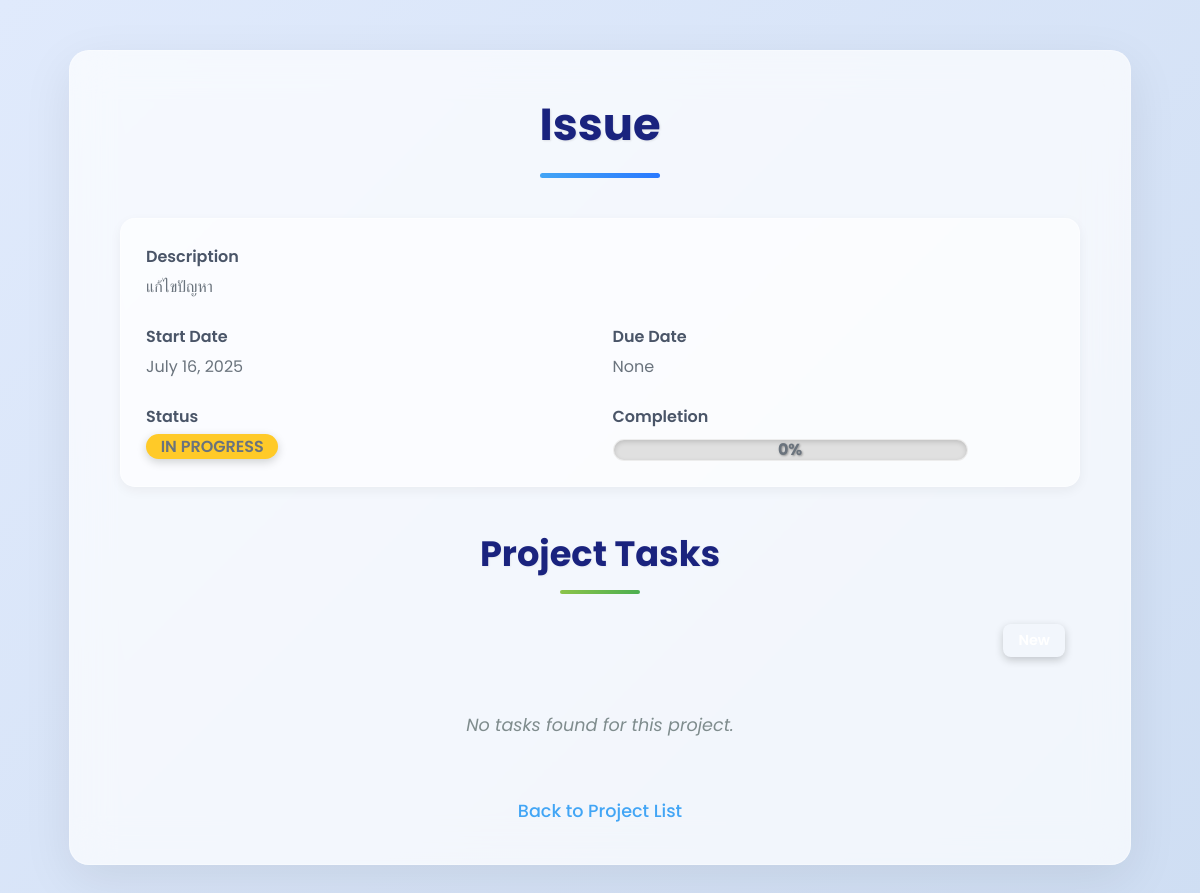
The page /project/5/ (signed in) on the database its author committed.
### MyTasks/models.py (models this page shows, shortened)
class Project(models.Model):
    STATUS_CHOICES = [
        ('to_do', 'To Do'),
        ('in_progress', 'In Progress'),
        ('completed', 'Completed'),
        ('on_hold', 'On Hold'),
    ]
    project_name = models.CharField(max_length=200)
    description = models.TextField()
    start_date = models.DateField()
    due_date = models.DateField(null=True, blank=True)
    status = models.CharField(max_length=20, choices=STATUS_CHOICES, default='to_do')

### MyTasks/views.py (the view, shortened to what this page needs)
# urls.py: path('project/<int:pk>/', ProjectDetailView.as_view(), name='project-detail'),
class ProjectDetailView(LoginRequiredMixin, DetailView):
    model = Project
    template_name = 'MyTasks/project_detail.html'
    context_object_name = 'project'
    def get_context_data(self, **kwargs):
        context = super().get_context_data(**kwargs)
        user = self.request.user # ดึงข้อมูลผู้ใช้ปัจจุบัน
        is_admin = user.is_staff or user.is_superuser
        base_tasks_queryset = self.object.tasks.all()
        if not is_admin:
            base_tasks_queryset = base_tasks_queryset.filter(assigned_to=user)
        all_project_tasks_for_completion = base_tasks_queryset
        total_tasks_for_completion = all_project_tasks_for_completion.count()
        completed_tasks_for_completion = all_project_tasks_for_completion.filter(status='completed').count()
        self.object.completion_percentage = 0
        if total_tasks_for_completion > 0:
            self.object.completion_percentage = int((completed_tasks_for_completion / total_tasks_for_completion) * 100)
        self.object.days_left = None
        self.object.is_due_soon = False
        self.object.nearing_completion_text = ""
        self.object.overdue_days_abs = None
        all_tasks = base_tasks_queryset.prefetch_related('subtasks', 'assigned_to')
        decorated_tasks = []
        context['main_tasks'] = decorated_tasks
        print(f"\n--- Debugging Project Detail for Project PK: {self.object.pk} ---")
        print(f"Project Name: {self.object.project_name}")
        print(f"Is Admin: {is_admin}") # เพิ่ม debug สำหรับ is_admin
        print(f"Total tasks for completion (filtered): {total_tasks_for_completion}") # ระบุว่าอาจมีการกรองแล้ว
        print(f"Completed tasks for completion (filtered): {completed_tasks_for_completion}") # ระบุว่าอาจมีการกรองแล้ว
        print(f"Calculated completion percentage: {self.object.completion_percentage}")
        print("--- End Debugging ---\n")
        return context

### MyTasks/templates/MyTasks/project_detail.html (shortened to what this page needs)
<!DOCTYPE html>
<html lang="en">
<head>
    <link rel="stylesheet" href="https://cdn.jsdelivr.net/npm/bootstrap-icons@1.11.3/font/bootstrap-icons.min.css">
</head>
<body>
    <div class="dashboard-container">
        <div class="header">
            <h1>{{ project.project_name }}</h1>
            <span class="header-underline"></span>
        </div>
        <div class="project-details">
            <div class="detail-item description">
                <strong>Description</strong>
                <span>{{ project.description }}</span>
            </div>
            <div class="detail-item">
                <strong>Start Date</strong>
                <span>{{ project.start_date }}</span>
            </div>
            <div class="detail-item">
                <strong>Due Date</strong>
                <span>
                    {{ project.due_date }}
                </span>
            </div>
            <div class="detail-item">
                <strong>Status</strong>
                <span class="project-status project-status-{{ project.status|lower|slugify }}">
                    {{ project.get_status_display }}
                </span>
            </div>
            <div class="detail-item">
                <strong>Completion</strong>
                <div class="progress-bar-container">
                    <span class="progress-bar-text">{{ project.completion_percentage|stringformat:"d" }}%</span>
                </div>
            </div>
        </div>
        <div class="tasks-section">
            <h2>Project Tasks</h2>
            <span class="tasks-header-underline"></span>
            <div class="add-task-button-container">
                <a href="{% url 'task-create' project_pk=project.pk %}" class="add-task-button-new" title="Add New Task">
                </a>
            </div>
            <ul class="task-list">
                {% for task in main_tasks %}
                    {% if task.status != 'completed' %}
                        <li class="task-card {% if task.is_due_soon %}due-soon{% endif %}">
                            <div class="task-info">
                                <div class="task-info-header">
                                    <div class="task-info-name">
                                        {{ task.task_name }}
                                        {% if task.is_due_soon %}
                                            <span class="nearing-completion-text">Hurry up!</span>
                                        {% endif %}
                                        {% if task.subtasks_decorated|length > 0 %}
                                            <div class="subtask-progress-container">
                                                <div class="subtask-progress-fill" style="width: {{ task.subtask_completion_percentage }}%;"></div>
                                                <span class="subtask-progress-text">{{ task.subtask_completion_percentage|stringformat:"d" }}%</span>
                                            </div>
                                        {% endif %}
                                        <a href="{% url 'task-edit' pk=task.pk %}" class="edit-icon-button" title="Edit Task">
                                            Edit
                                        </a>
                                    </div>
                                    <div class="task-header-actions">
                                        {% if task.incomplete_subtask_count > 0 %}
                                            <button class="subtask-toggle-button" data-task-id="{{ task.pk }}">
                                                Show Subtasks ({{ task.incomplete_subtask_count }})
                                            </button>
                                        {% endif %}
                                        <span class="status-task status-task-{{ task.status|lower|slugify }}">
                                            {{ task.get_status_display }}
                                        </span>
                                    </div>
                                </div>
                                <div class="task-info-description">{{ task.description }}</div>
                                <div class="task-info-details">
                                    Assigned to: <strong>
                                    {% if task.assigned_to %}
                                        {{ task.assigned_to.first_name }} {{ task.assigned_to.last_name }}
                                    {% else %}
                                        Unassigned
                                    {% endif %}
                                    </strong>
                                    <span class="detail-separator">|</span>
                                    Due Date: <strong class="{% if task.is_due_soon %}due-date-nearing-completion{% endif %}">
                                        {{ task.due_date|date:"F j, Y" }}
                                        {% if task.due_date %}
                                            {% if task.days_left is not None %}
                                                {% if task.days_left > 0 %}
                                                    ({{ task.days_left }} days left)
                                                {% elif task.days_left == 0 %}
                                                    (Due Today!)
                                                {% else %}
                                                    ({{ task.overdue_days_abs }} days overdue!)
                                                {% endif %}
                                            {% endif %}
                                        {% endif %}
                                    </strong>
                                </div>
                            </div>
                            {% if task.subtasks_decorated|length > 0 %}
                                <div class="subtasks-container" id="subtasks-{{ task.pk }}">
                                    <h4>Subtasks:</h4>
                                    <ul class="subtask-list">
                                        {% for subtask in task.subtasks_decorated %}
                                            {% if subtask.status != 'completed' %}
                                                <li class="subtask-item {% if subtask.is_due_soon %}due-soon{% endif %}">
                                                    <div class="subtask-info">
                                                        <div class="subtask-info-name">
                                                            {{ subtask.task_name }}
                                                            <a href="{% url 'task-edit' pk=subtask.pk %}" class="edit-icon-button" title="Edit Subtask">
                                                                Edit
                                                            </a>
                                                            {% if subtask.is_due_soon %}
                                                                <span class="nearing-completion-text">Hurry up!</span>
                                                            {% endif %}
                                                        </div>
                                                        <div class="subtask-info-description">{{ subtask.description }}</div>
                                                        <div class="subtask-info-details">
                                                            Assigned to: <strong>
                                                            {% if subtask.assigned_to %}
                                                                {{ subtask.assigned_to.first_name }} {{ subtask.assigned_to.last_name }}
                                                            {% else %}
                                                                Unassigned
                                                            {% endif %}
                                                            </strong>
                                                            <span class="detail-separator">|</span>
                                                            Due Date: <strong class="{% if subtask.is_due_soon %}due-date-nearing-completion{% endif %}">
                                                            {{ subtask.due_date|date:"F j, Y" }}
                                                            {% if subtask.due_date %}
                                                                {% if subtask.days_left is not None %}
                                                                    {% if subtask.days_left > 0 %}
                                                                        ({{ subtask.days_left }} days left)
                                                                    {% elif subtask.days_left == 0 %}
                                                                        (Due Today!)
                                                                    {% else %}
                                                                        ({{ subtask.overdue_days_abs }} days overdue!)
                                                                    {% endif %}
                                                                {% endif %}
                                                            {% endif %}
                                                            </strong>
                                                        </div>
                                                    </div>
                                                    <span class="status-task status-task-{{ subtask.status|lower|slugify }}">
                                                        {{ subtask.get_status_display }}
                                                    </span>
                                                </li>
                                            {% endif %}
                                        {% endfor %}
                                    </ul>
                                </div>
                            {% endif %}
                        </li>
                    {% endif %}
                {% empty %}
                    <li class="empty-state">No tasks found for this project.</li>
                {% endfor %}
            </ul>
        </div>
        <div class="back-link">
            <a href="{% url 'project-list' %}">Back to Project List</a>
        </div>
    </div>
</body>
</html>

### MyTasks/templates/MyTasks/project_detail.html (style rules this page uses)
body { font-family: 'Poppins', sans-serif; background: linear-gradient(135deg, #e0eafc 0%, #cfdef3 100%); margin: 0; padding: 50px 20px; color: #333; display: flex; justify-content: center; align-items: center; min-height: 10vh; }
.dashboard-container { width: 100%; max-width: 960px; background: rgba(255,255,255,0.7); backdrop-filter: blur(20px); border: 1px solid rgba(255,255,255,0.3); border-radius: 20px; box-shadow: 0 15px 50px rgba(0,0,0,0.08); padding: 40px 50px; }
.header { text-align: center; margin-bottom: 40px; }
h1 { font-size: 2.8rem; font-weight: 700; color: #1a237e; margin: 0; text-shadow: 1px 1px 2px rgba(0,0,0,0.1); }
.header-underline { display: block; width: 120px; height: 5px; background: linear-gradient(90deg,#42a5f5,#2979ff); margin:15px auto 0; border-radius:3px; }
.project-details { display:grid; grid-template-columns:1fr 1fr; gap:25px; margin-bottom:40px; background:rgba(255,255,255,0.6); border:1px solid rgba(255,255,255,0.4); border-radius:15px; padding:25px; box-shadow:0 4px 12px rgba(0,0,0,0.05); }
.detail-item { display:flex; flex-direction:column; }
.detail-item strong { font-size:1rem; font-weight:600; color:#4a5568; margin-bottom:5px; }
.detail-item span { font-size:1rem; color:#6a737d; }
.detail-item.description { grid-column:span 2; }
.project-details .detail-item.description span { white-space: pre-wrap; }
.project-status { display:inline-block; width:30%; border-radius:25px; font-size:0.85rem; font-weight:600; color:#fff; text-transform:uppercase; box-shadow:0 3px 10px rgba(0,0,0,0.18); min-width:10px; text-align:center; }
.project-status-in_progress { background:#ffca28; color:#333; }
.progress-bar-container { width:80%; height:20px; background:#e0e0e0; border-radius:15px; overflow:hidden; position:relative; box-shadow:inset 0 2px 5px rgba(0,0,0,0.15); margin-top:5px; border:1px solid rgba(255,255,255,0.4); }
.progress-bar-text { position:absolute; width:100%; text-align:center; line-height:20px; color:white; font-weight:700; z-index:1; text-shadow:1px 1px 2px rgba(0,0,0,0.3),0 0 5px rgba(0,0,0,0.05); }
.tasks-section { margin-top:40px; }
h2 { font-size:2.2rem; font-weight:700; color:#1a237e; margin-bottom:10px; text-align:center; text-shadow:1px 1px 2px rgba(0,0,0,0.05); }
.tasks-header-underline { display:block; width:80px; height:4px; background:linear-gradient(90deg,#8bc34a,#4caf50); margin:0px auto 30px; border-radius:2px; }
ul.task-list { list-style:none; padding:0; display:grid; gap:20px; }
.empty-state { text-align:center; font-size:1.1rem; color:#7f8c8d; padding:30px; font-style:italic; }
.back-link { display:block; text-align:center; margin-top:30px; font-size:1.1rem; }
.back-link a { color:#42a5f5; text-decoration:none; font-weight:500; transition:color 0.2s ease; }
.add-task-button-container { display: flex; justify-content: flex-end; margin-bottom: 25px; padding-right: 15px; }
.add-task-button-new { display: inline-flex; align-items: center; gap: 5px; background: linear-gradient(45deg, #007bff); color: white; padding: 6px 15px; border: none; border-radius: 8px; font-size: 0.9rem; font-weight: 600; text-decoration: none; cursor: pointer; transition: all 0.3s cubic-bezier(0.25, 0.46, 0.45, 0.94); box-shadow: 0 3px 8px rgba(0,0,0,0.2); }

### rows shown on the page
Project: project_name "Issue", description "แก้ไขปัญหา", start_date "July 16, 2025", due_date "None", status "IN PROGRESS", completion_percentage "0"
